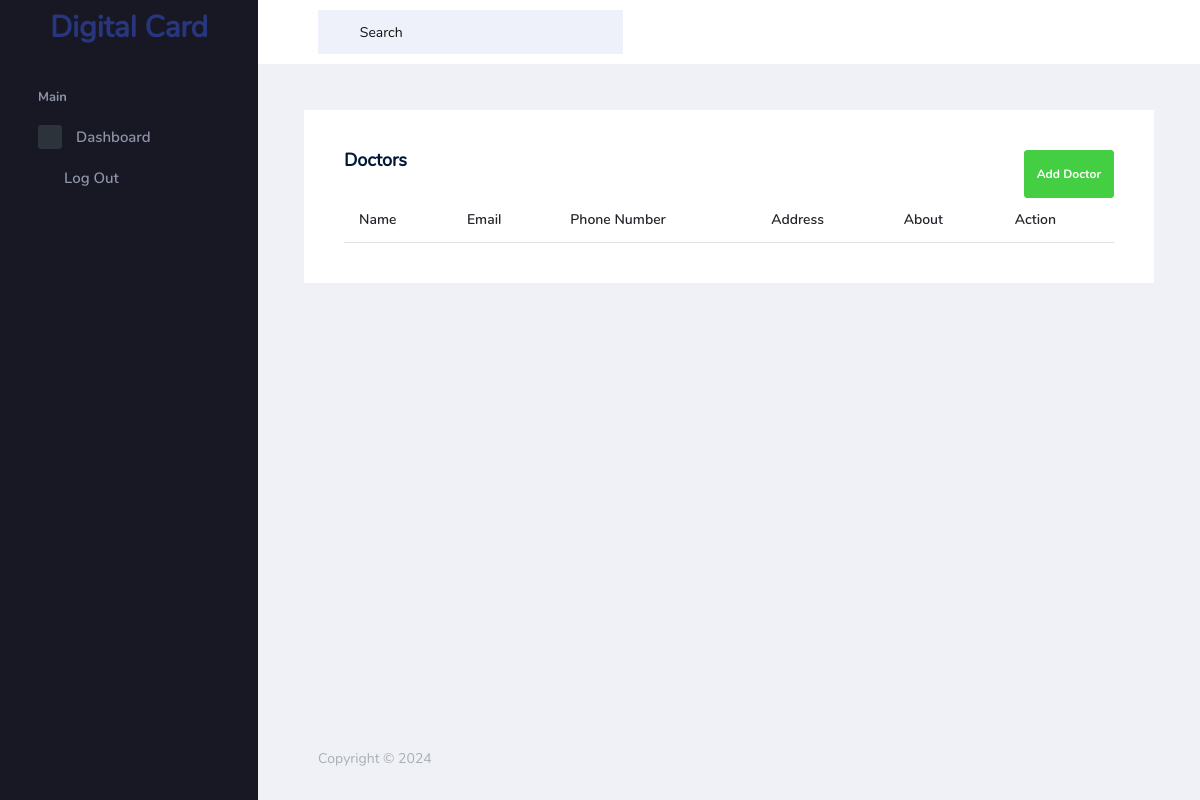
The app's page /doctors/, older data.
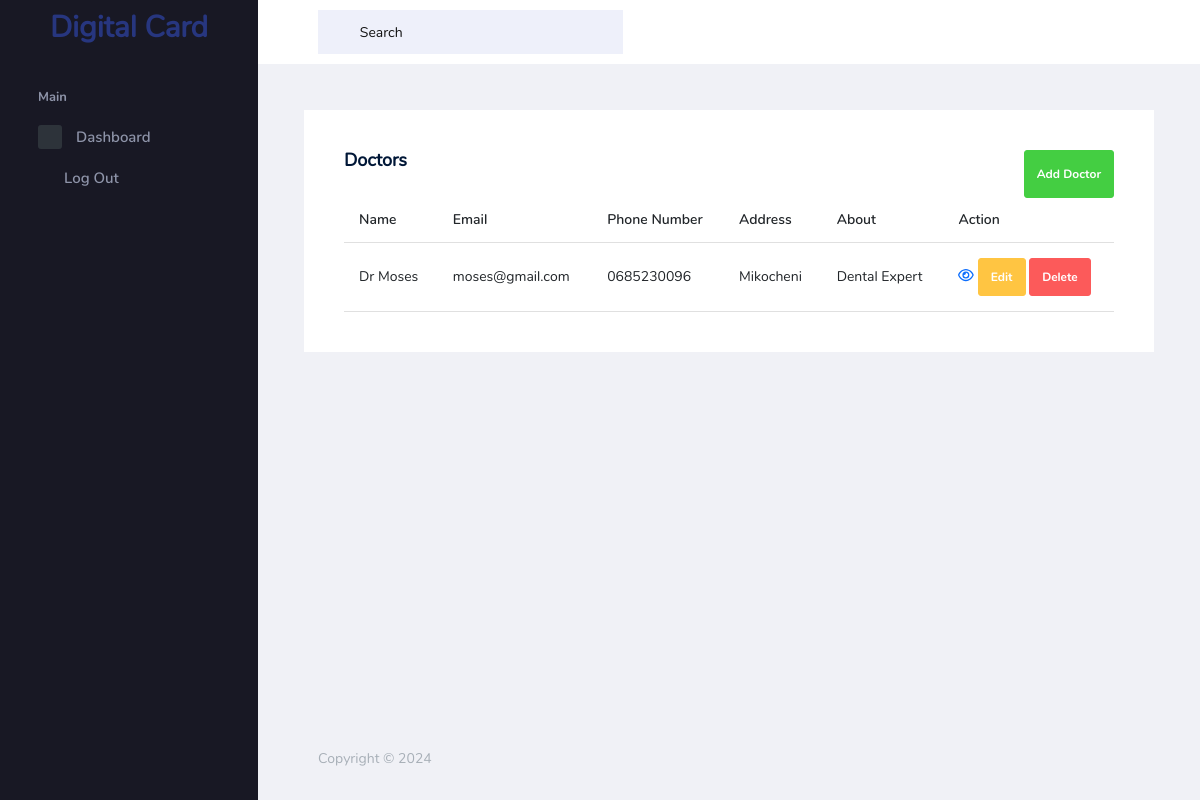
The same page, newer data.
### main/models.py (models this page shows, shortened)
class Doctor(models.Model):
    user = models.OneToOneField(User, null=True, blank=True, on_delete=models.CASCADE)
    name = models.CharField(max_length=50)
    email = models.EmailField(max_length=200, blank=True, null=True)
    phone_number = models.CharField(max_length=200, blank=True, null=True)
    password = models.CharField(max_length=200, blank=True, null=True)
    address = models.CharField(max_length=200, blank=True, null=True)
    about = models.CharField(max_length=200, blank=True, null=True)
    position = models.CharField(max_length=200, blank=True, null=True, choices=positions)
    created_at = models.DateTimeField(auto_now_add=True)
    updated_at = models.DateTimeField(auto_now=True)

### main/views.py (the view, shortened to what this page needs)
# urls.py: path('doctors/', views.doctors, name='doctors'),
def doctors(request):
    doctors_list = Doctor.objects.all()
    form = DoctorForm()
    context = {'doctors': doctors_list, 'form': form}
    return render(request, 'doctors.html', context)

### main/forms.py
class DoctorForm(forms.ModelForm):
    class Meta:
        model = Doctor
        exclude = ['user']
        widgets = {
            'name': forms.TextInput(attrs={'class': 'form-control'}),
            'email': forms.EmailInput(attrs={'class': 'form-control'}),
            'phone_number': forms.TextInput(attrs={'class': 'form-control'}),
            'address': forms.TextInput(attrs={'class': 'form-control'}),
            'password': forms.PasswordInput(render_value=True, attrs={'class': 'form-control'}),
            'about': forms.TextInput(attrs={'class': 'form-control'}),
            'status': forms.CheckboxInput(attrs={'class': 'form-check-input'}),
            'position': forms.Select(attrs={'class': 'form-select'}),
        }

### templates/doctors.html (shortened to what this page needs)
{% extends "snippets/base.html" %}
{% block content %}
    {% include "snippets/navbar.html" %}
      <div class="container-fluid page-body-wrapper">
        {% include "snippets/sidebar.html" %}
        <div class="main-panel">
          <div class="content-wrapper">
            <div class="row">
              <div class="col-md-12">
              <div class="col-lg-12 grid-margin stretch-card">
                <div class="card">
                  <div class="card-body">
                  <div class="d-flex justify-content-between">
                    <h4 class="card-title">Doctors</h4>
                    <button type="button" class="btn btn-success" data-bs-toggle="modal" data-bs-target="#addDoctorModal">
                        Add Doctor
                    </button>
                  </div>
                    <table class="table table-hover">
                        <thead>
                            <tr>
                                <th>Name</th>
                                <th>Email</th>
                                <th>Phone Number</th>
                                <th>Address</th>
                                <th>About</th>
                                <th>Action</th>
                            </tr>
                        </thead>
                        <tbody>
                            {% for doctor in doctors %}
                            <tr>
                              <td>{{ doctor.name }}</td>
                              <td>{{ doctor.email }}</td>
                              <td>{{ doctor.phone_number }}</td>
                              <td>{{ doctor.address }}</td>
                              <td>{{ doctor.about }}</td>
                              <td>
                                  <a href="{% url 'doctor' doctor.id %}"><i class="fa-regular fa-eye"></i></a>
                                  <a href="{% url 'edit_doctor' doctor.id %}" class="btn btn-warning">Edit</a>
                                  <a href="{% url 'delete_doctor' doctor.id % }" class="btn btn-danger">Delete</a>
                              </td>
                          </tr>
                        </tbody>
                    </table>
                  </div>
                </div>
              </div>
              </div>
            </div>
          </div>
          {% include "snippets/footer.html" %}
        </div>
      </div>
{% endblock content %}

Row changes from the older to the newer data that the page shows:
added Doctor: name "Dr Moses", email "moses@gmail.com", phone_number "0685230096", address "Mikocheni", about "Dental Expert"
